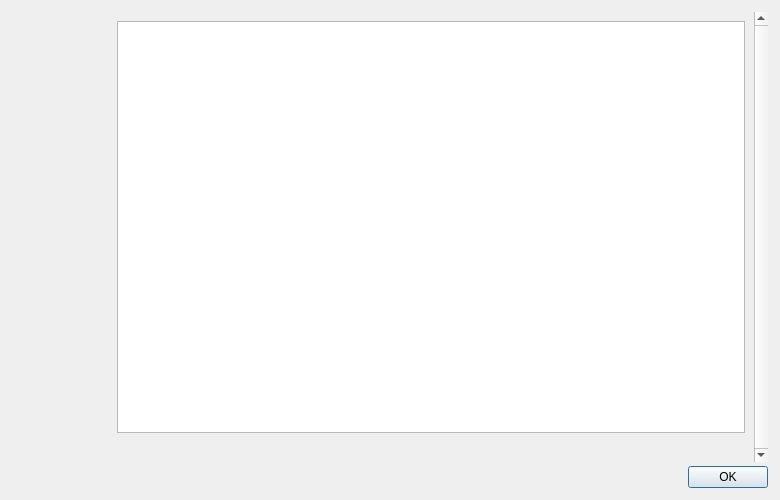
<?xml version="1.0" encoding="UTF-8"?>
<ui version="4.0">
 <class>HelpMessageDialog</class>
 <widget class="QDialog" name="HelpMessageDialog">
  <property name="geometry">
   <rect>
    <x>0</x>
    <y>0</y>
    <width>780</width>
    <height>500</height>
   </rect>
  </property>
  <property name="maximumSize">
   <size>
    <width>16777215</width>
    <height>500</height>
   </size>
  </property>
  <property name="mouseTracking">
   <bool>false</bool>
  </property>
  <property name="windowTitle">
   <string notr="true">BitcoinNode Core - Command-line options</string>
  </property>
  <property name="autoFillBackground">
   <bool>false</bool>
  </property>
  <property name="styleSheet">
   <string notr="true"/>
  </property>
  <layout class="QHBoxLayout" name="horizontalLayout_2">
   <property name="spacing">
    <number>0</number>
   </property>
   <property name="leftMargin">
    <number>12</number>
   </property>
   <property name="topMargin">
    <number>12</number>
   </property>
   <property name="rightMargin">
    <number>12</number>
   </property>
   <property name="bottomMargin">
    <number>12</number>
   </property>
   <item>
    <layout class="QVBoxLayout" name="verticalLayoutLogo" stretch="0">
     <property name="leftMargin">
      <number>0</number>
     </property>
     <property name="topMargin">
      <number>0</number>
     </property>
     <property name="rightMargin">
      <number>0</number>
     </property>
     <item>
      <widget class="QLabel" name="aboutLogo">
       <property name="sizePolicy">
        <sizepolicy hsizetype="Preferred" vsizetype="Ignored">
         <horstretch>0</horstretch>
         <verstretch>0</verstretch>
        </sizepolicy>
       </property>
       <property name="minimumSize">
        <size>
         <width>96</width>
         <height>464</height>
        </size>
       </property>
       <property name="maximumSize">
        <size>
         <width>96</width>
         <height>564</height>
        </size>
       </property>
       <property name="baseSize">
        <size>
         <width>96</width>
         <height>564</height>
        </size>
       </property>
       <property name="autoFillBackground">
        <bool>false</bool>
       </property>
       <property name="pixmap">
        <pixmap>:/images/drkblue/about</pixmap>
       </property>
       <property name="scaledContents">
        <bool>false</bool>
       </property>
       <property name="alignment">
        <set>Qt::AlignLeading|Qt::AlignLeft|Qt::AlignTop</set>
       </property>
      </widget>
     </item>
    </layout>
   </item>
   <item>
    <layout class="QVBoxLayout" name="verticalLayout">
     <item>
      <widget class="QScrollArea" name="scrollArea">
       <property name="frameShape">
        <enum>QFrame::NoFrame</enum>
       </property>
       <property name="verticalScrollBarPolicy">
        <enum>Qt::ScrollBarAlwaysOn</enum>
       </property>
       <property name="widgetResizable">
        <bool>true</bool>
       </property>
       <widget class="QWidget" name="scrollAreaWidgetContents">
        <property name="geometry">
         <rect>
          <x>0</x>
          <y>0</y>
          <width>630</width>
          <height>413</height>
         </rect>
        </property>
        <layout class="QVBoxLayout" name="verticalLayout_2">
         <item>
          <widget class="QTextEdit" name="helpMessage">
           <property name="readOnly">
            <bool>true</bool>
           </property>
          </widget>
         </item>
         <item>
          <widget class="QLabel" name="aboutMessage">
           <property name="cursor">
            <cursorShape>IBeamCursor</cursorShape>
           </property>
           <property name="textFormat">
            <enum>Qt::PlainText</enum>
           </property>
           <property name="alignment">
            <set>Qt::AlignLeading|Qt::AlignLeft|Qt::AlignTop</set>
           </property>
           <property name="openExternalLinks">
            <bool>true</bool>
           </property>
           <property name="textInteractionFlags">
            <set>Qt::LinksAccessibleByMouse|Qt::TextSelectableByKeyboard|Qt::TextSelectableByMouse</set>
           </property>
          </widget>
         </item>
        </layout>
       </widget>
      </widget>
     </item>
     <item>
      <spacer name="verticalSpacer">
       <property name="orientation">
        <enum>Qt::Vertical</enum>
       </property>
       <property name="sizeType">
        <enum>QSizePolicy::Fixed</enum>
       </property>
       <property name="sizeHint" stdset="0">
        <size>
         <width>4</width>
         <height>4</height>
        </size>
       </property>
      </spacer>
     </item>
     <item>
      <widget class="QDialogButtonBox" name="okButton">
       <property name="orientation">
        <enum>Qt::Horizontal</enum>
       </property>
       <property name="standardButtons">
        <set>QDialogButtonBox::Ok</set>
       </property>
      </widget>
     </item>
    </layout>
   </item>
  </layout>
 </widget>
 <resources>
  <include location="../bitcoinnode.qrc"/>
 </resources>
 <connections>
  <connection>
   <sender>okButton</sender>
   <signal>accepted()</signal>
   <receiver>HelpMessageDialog</receiver>
   <slot>accept()</slot>
   <hints>
    <hint type="sourcelabel">
     <x>20</x>
     <y>20</y>
    </hint>
    <hint type="destinationlabel">
     <x>20</x>
     <y>20</y>
    </hint>
   </hints>
  </connection>
  <connection>
   <sender>okButton</sender>
   <signal>rejected()</signal>
   <receiver>HelpMessageDialog</receiver>
   <slot>reject()</slot>
   <hints>
    <hint type="sourcelabel">
     <x>20</x>
     <y>20</y>
    </hint>
    <hint type="destinationlabel">
     <x>20</x>
     <y>20</y>
    </hint>
   </hints>
  </connection>
 </connections>
</ui>
